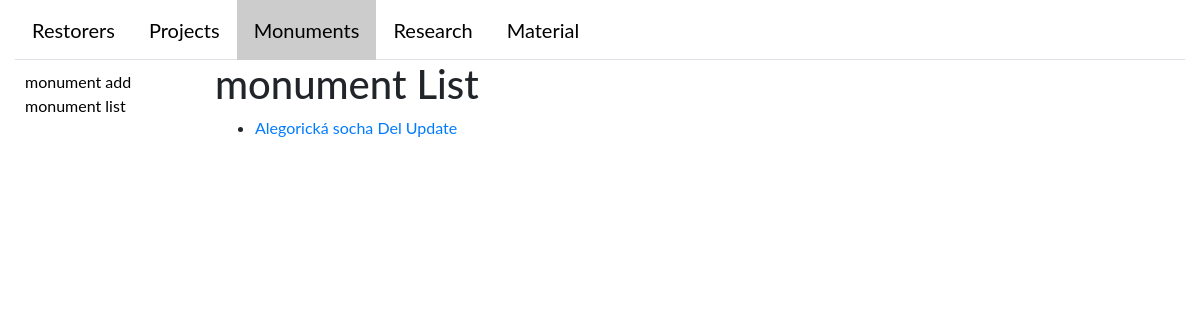
Page /monument/list on the earlier database version.
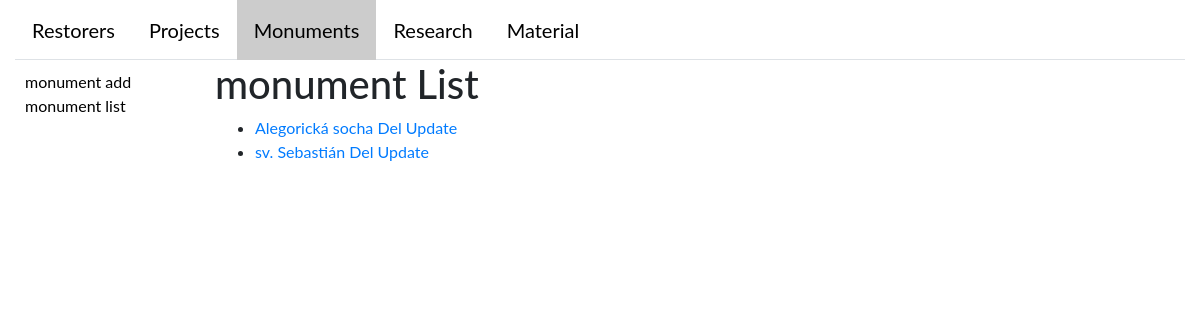
Same page on the later database version.
### catalogWeb/models.py (models this page shows)
class Monument(AlbumMixin, models.Model):
    name = models.CharField(max_length=45)
    author = models.CharField(max_length=45, blank=True, null=True)
    description = models.CharField(max_length=45)
    date = models.DateField()
    placement = models.CharField(max_length=45, blank=True, null=True)
    provenance = models.CharField(max_length=45)
    owner = models.CharField(max_length=45, blank=True, null=True)
    dimensions = models.CharField(max_length=45)
    technique = models.CharField(max_length=45)
    materials = models.ManyToManyField('Material', through='Monument2Material',
                                        blank=True)
    album = models.OneToOneField('album.Album', null=True)
    def __str__(self):
        return '%s' % self.name

### catalogWeb/views/monument.py (the view)
# urls.py: url(r'monument/list', views.monument_list, name='monumentList'),
def monument_list(request):
    monuments = Monument.objects.all()
    context = {
        'monument_list': monuments,
        'tab_name': TAB_NAME,
        'redirect_to': request.GET.get('redirect_to'),
            }
    return render(request, 'catalogWeb/monument/monument_list.html', context)

### catalogWeb/templates/catalogWeb/monument/monument_list.html
{% extends "base_generic.html" %}
{% block sidebar %}
  <ul class="sidebar-nav">
    <li><a href="{% url 'monumentCreate' %}">monument add</a></li>
    <li><a href="{% url 'monumentList' %}">monument list</a></li>
  </ul>
{% endblock sidebar%}
{% block content %}
    <h1>monument List</h1>
    {% if monument_list %}
    <ul>
      {% for monument in monument_list %}
      <li>
          <a href="{% url 'monumentDetail' monument.id %}"> {{  monument }}</a>
          <a href="{% url 'monumentDelete' monument.id %}"> Del</a>
          <a href="{% url 'monumentUpdate' monument.id %}"> Update</a>
      </li>
      {% endfor %}
    </ul>
    {% else %}
      <p>There are no monuments.</p>
    {% endif %}
{% endblock %}

Differences in the rows shown:
added Monument: name "sv. Sebastián"
